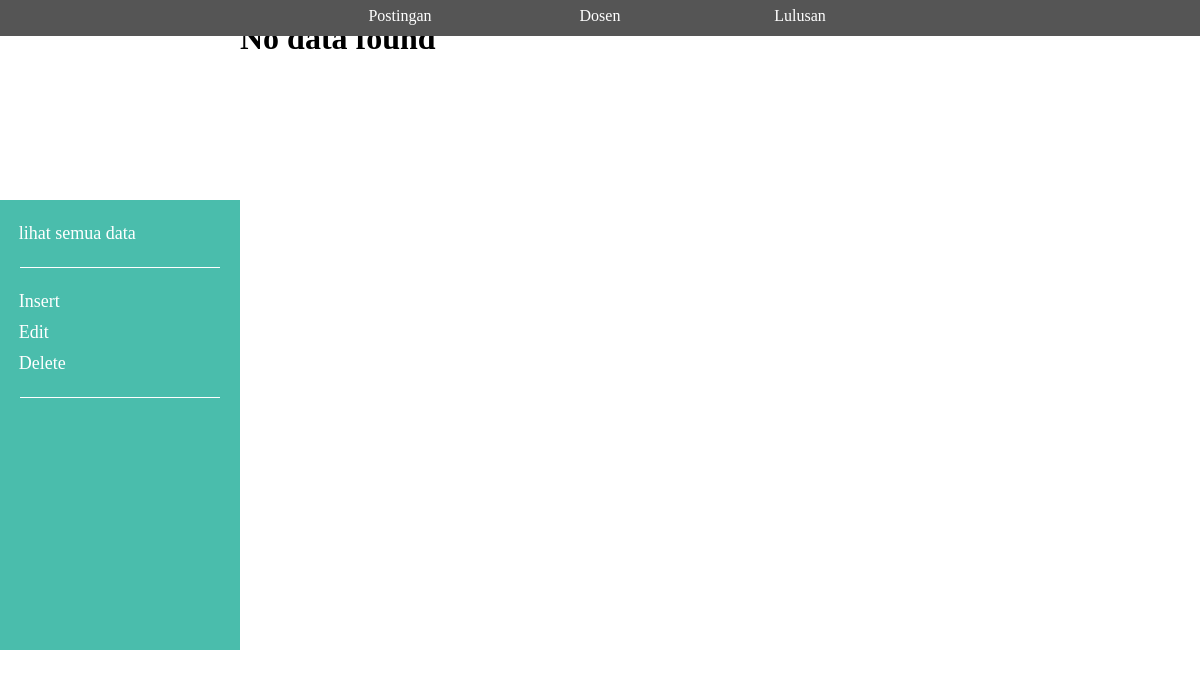
Before: /admin/ViewP.php with the older database file.
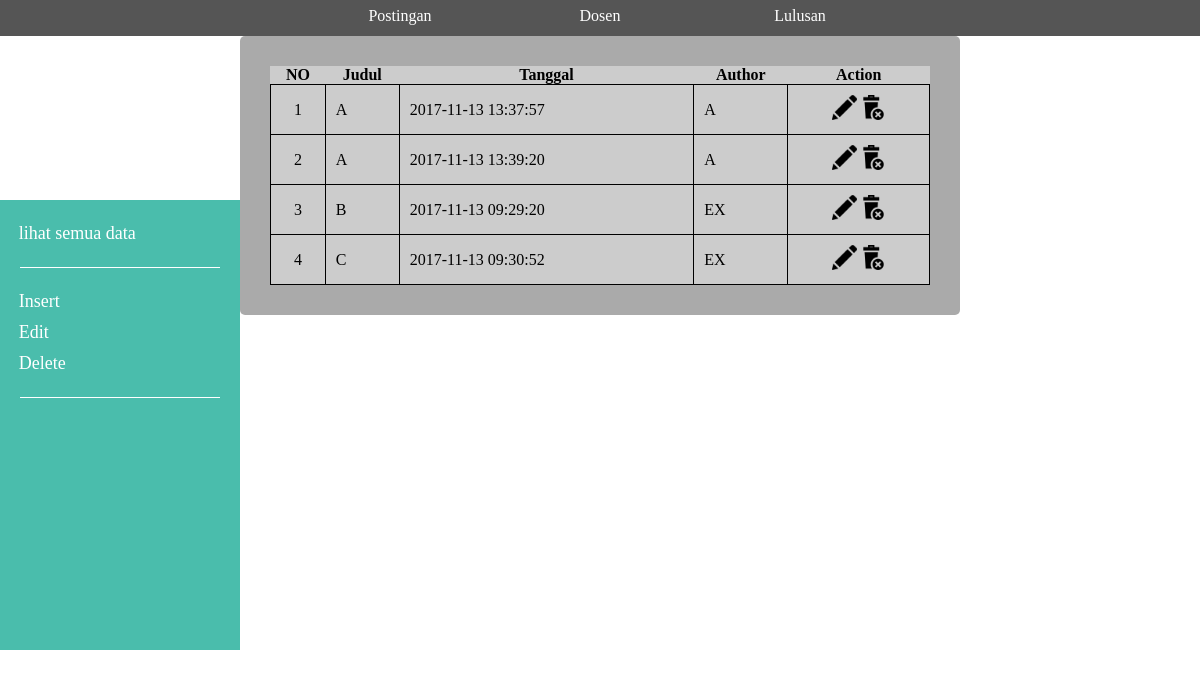
After: the same page with the newer database file.
### tables this page shows
CREATE TABLE `posting` (
  `ID` int(11) NOT NULL,
  `Judul` text NOT NULL,
  `Tanggal` timestamp NOT NULL DEFAULT CURRENT_TIMESTAMP,
  `Isi` text NOT NULL,
  `Author` text NOT NULL,
  `tag0` int(11) DEFAULT NULL,
  `tag1` int(11) DEFAULT NULL,
  `tag2` int(11) DEFAULT NULL,
  `tag3` int(11) DEFAULT NULL,
  `tag4` int(11) DEFAULT NULL,
  `tag5` int(11) DEFAULT NULL,
  `tag6` int(11) DEFAULT NULL,
  `tag7` int(11) DEFAULT NULL,
  `tag8` int(11) DEFAULT NULL
);

### admin/viewP.php (the view, shortened to what this page needs)
<!DOCTYPE html>
<html lang="en" xmlns="http://www.w3.org/1999/xhtml">
<head>
</head>
<body>
    <div class="admin-content-pos">
    <?php
	include '../database.php';
	$sql = "SELECT `ID`, `Judul`, `Tanggal`, `Author` FROM `posting`";
	$result = $conn->query($sql);
	$i=1;
	if ($result->num_rows > 0)
	{
        echo"<div class=\"admin-main-content\">";
        echo"    <table style=\"width:100%\">";
		echo"	<tr>";
		echo"		<th>NO</th>";
		echo"		<th>Judul</th>";
		echo"		<th>Tanggal</th>";
		echo"		<th>Author</th>";
		echo"		<th>Action</th>";
		echo"	</tr>";
		while($row = $result->fetch_assoc())
		{
			echo"<tr>";
			echo"	<td style=\"text-align:center;\">".$i."</td>";
			echo"	<td>".$row["Judul"]."</td>";
			echo"	<td>".$row["Tanggal"]."</td>";
			echo"	<td>".$row["Author"]."</td>";
			echo"	<td style=\"text-align:center;\">";
			echo"		<a href=\"editP.php?ID=".$row["ID"]."\"><img src=\"img/edit.png\" style=\"width:25px\"></a>";
			echo"		<a ><img src=\"img/delete.png\" style=\"width:25px;cursor: pointer;\" onclick=\"javascript:deleteP(".$row["ID"].")\"></a>";
			echo"	</td>";
			echo"</tr>";
			$i+=1;
		}
		echo"	</table>";
	}
	else{
		echo "<h1>No data found</h1>";
	}
	?>
        </div>
    </div>
</body>
</html>

### admin/css/adm-navbar.css (style rules this page uses)
.admin-top-box-wrapper { position: absolute; width: 100%; top : 0; height: auto; background-color: #555; z-index: 9; }
.admin-top-box-bar { position : relative; width : 600px; margin: auto; height: auto; list-style-type: none; padding: 0; color: white; }
.admin-top-box-bar li { float: left; width: 200px; transition: 0.2s; }
.admin-top-box-bar li a { width: 100%; display: inline-block; color: white; text-align: center; padding: 7px 0; font-family: 'Futura Md BT'; text-decoration: none; margin-bottom: 4px; }
.admin-left-box-bar { position: fixed; height: 450px; width: 20%; max-width: 250px; left: 0; margin-top : 200px; padding: 0; background-color: #4abdac; z-index: 7; }
.inside { margin: 20px; font-family: 'Futura bk BT'; font-size: 18px; }
.inside a { display: block; padding: 2px 0; margin: 5px 0; text-decoration: none; color: white; }
.inside div { height: 1px; margin: 20px 0; border-bottom: 1px solid white; }
.inside a:before { content: '\25b6 '; color: rgba(255,255,255,0); transition: all 0.3s; margin-right: -15px; }

### admin/css/adm-content.css (style rules this page uses)
.admin-content-pos { position: relative; width: 60%; max-width: 1200px; height: auto; margin: 0 auto; padding: 20px; }
.admin-main-content { margin-top: 16px; height: auto; padding: 30px; background-color: #aaa; border-radius: 5px; }
.admin-main-content table { width: 100%; border-collapse: collapse; background-color: #ccc; }
.admin-main-content table td { padding: 10px; border: 1px solid black; font-family: 'Futura Bk BT'; vertical-align: middle; }

Changed rows visible on the page:
added posting: Judul "A", Tanggal "2017-11-13 13:37:57", Author "A"
added posting: Judul "A", Tanggal "2017-11-13 13:39:20", Author "A"
added posting: Judul "B", Tanggal "2017-11-13 09:29:20", Author "EX"
added posting: Judul "C", Tanggal "2017-11-13 09:30:52", Author "EX"
Other visible differences:
text no longer shown: "No data found"
text now shown: "NO Judul Tanggal Author Action"
